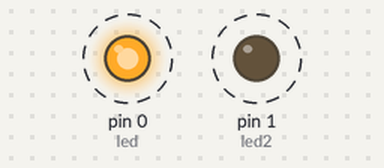
Bench run of a sketch on a simulated Arduino Uno, built with avr-gcc and run on an emulated ATmega328P. Shown: output pins drawn as LEDs (lit = HIGH). Dashed ring = blinking.

Above: at 0.5 s.
Timing chart, 0 to 4.6 s (numbered marks = the images above):
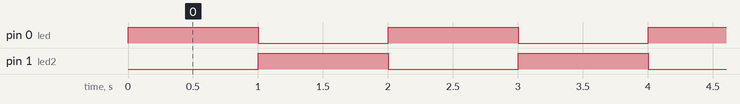

Measured:
- by itself, pin 0 (led), pin 1 (led2): alternates HIGH for 1.0 s and LOW for 1.0 s

The sketch:

Jayden_Feldman_s_Blinking_LED.ino
```cpp
int led = 0;
int led2 = 1;

void setup() {
  // put your setup code here, to run once:
pinMode(led, OUTPUT);
pinMode(led2, OUTPUT);
}

void loop() {
  // put your main code here, to run repeatedly:
  digitalWrite(led, HIGH);
  digitalWrite(led2, LOW);
  delay(1000);
  digitalWrite(led, LOW);
  digitalWrite(led2, HIGH);
  delay(1000);
}
```
